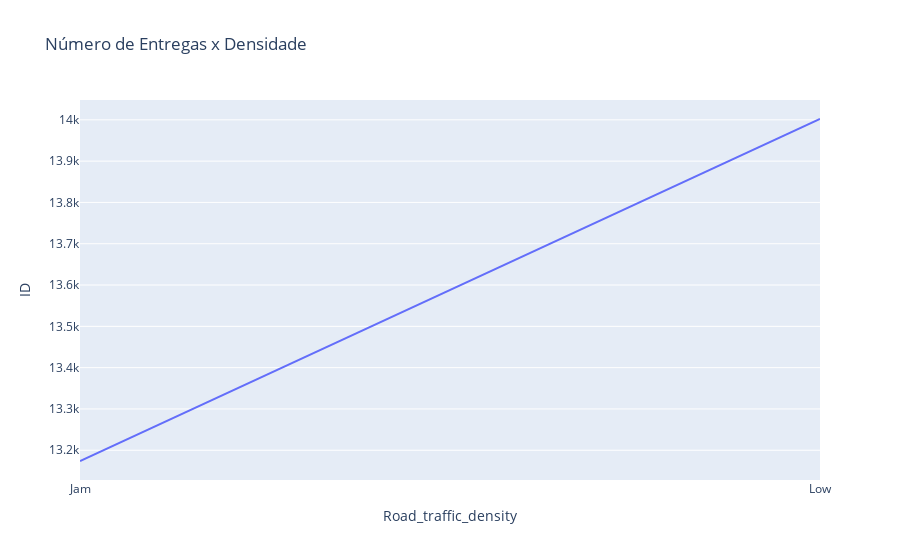

This figure's notebook cell:
### Markdown cell above
#### 02. Desenhe um gráfico de linha, mostrando o número total de entregas diárias feitas por densidade de tráfego igual a “Lowˮ e “Jamˮ.

### Code cell
cols = ['ID', 'Road_traffic_density']
filtro = (df1['Road_traffic_density'] == 'Low') | (df1['Road_traffic_density'] == 'Jam')

df_aux = df1.loc[filtro, cols].groupby('Road_traffic_density').count().reset_index()

px.line(df_aux, x='Road_traffic_density', y='ID', title='Número de Entregas x Densidade')

### Figure 1 — Plotly figure (JSON) as saved in the notebook; plotly's stock layout.template omitted (floating-point values rounded to 4 significant figures)
{"data": [{"hovertemplate": "Road_traffic_density=%{x}<br>ID=%{y}<extra></extra>", "legendgroup": "", "line": {"color": "#636efa", "dash": "solid"}, "marker": {"symbol": "circle"}, "mode": "lines", "name": "", "orientation": "v", "showlegend": false, "type": "scatter", "x": ["Jam", "Low"], "xaxis": "x", "y": [13174, 14002], "yaxis": "y"}], "layout": {"legend": {"tracegroupgap": 0}, "title": {"text": "Número de Entregas x Densidade"}, "xaxis": {"anchor": "y", "domain": [0, 1], "title": {"text": "Road_traffic_density"}}, "yaxis": {"anchor": "x", "domain": [0, 1], "title": {"text": "ID"}}}}
